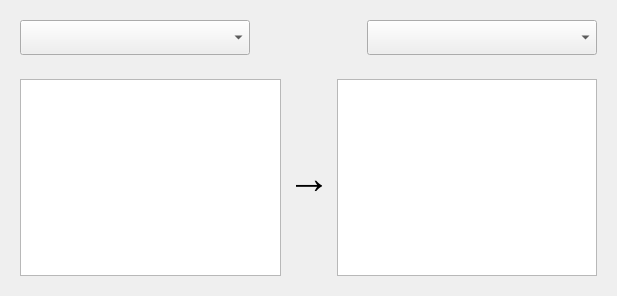
<?xml version="1.0" encoding="UTF-8"?>
<ui version="4.0">
 <class>TranslateInputWidget</class>
 <widget class="QWidget" name="TranslateInputWidget">
  <property name="geometry">
   <rect>
    <x>0</x>
    <y>0</y>
    <width>617</width>
    <height>296</height>
   </rect>
  </property>
  <property name="windowTitle">
   <string>Form</string>
  </property>
  <layout class="QGridLayout" name="gridLayout">
   <item row="0" column="0">
    <widget class="QWidget" name="widget_2" native="true">
     <layout class="QHBoxLayout" name="horizontalLayout_2">
      <item>
       <widget class="QComboBox" name="comboBox_from">
        <property name="minimumSize">
         <size>
          <width>230</width>
          <height>35</height>
         </size>
        </property>
        <property name="font">
         <font>
          <pointsize>12</pointsize>
         </font>
        </property>
       </widget>
      </item>
      <item>
       <spacer name="horizontalSpacer">
        <property name="orientation">
         <enum>Qt::Orientation::Horizontal</enum>
        </property>
        <property name="sizeHint" stdset="0">
         <size>
          <width>106</width>
          <height>20</height>
         </size>
        </property>
       </spacer>
      </item>
      <item>
       <widget class="QComboBox" name="comboBox_to">
        <property name="minimumSize">
         <size>
          <width>230</width>
          <height>35</height>
         </size>
        </property>
        <property name="font">
         <font>
          <pointsize>12</pointsize>
         </font>
        </property>
       </widget>
      </item>
     </layout>
    </widget>
   </item>
   <item row="1" column="0">
    <widget class="QWidget" name="widget" native="true">
     <layout class="QHBoxLayout" name="horizontalLayout">
      <item>
       <widget class="QPlainTextEdit" name="plainTextEdit_from"/>
      </item>
      <item>
       <widget class="QLabel" name="label">
        <property name="font">
         <font>
          <pointsize>33</pointsize>
         </font>
        </property>
        <property name="text">
         <string>→</string>
        </property>
       </widget>
      </item>
      <item>
       <widget class="QPlainTextEdit" name="plainTextEdit_to"/>
      </item>
     </layout>
    </widget>
   </item>
  </layout>
 </widget>
 <resources/>
 <connections/>
</ui>
